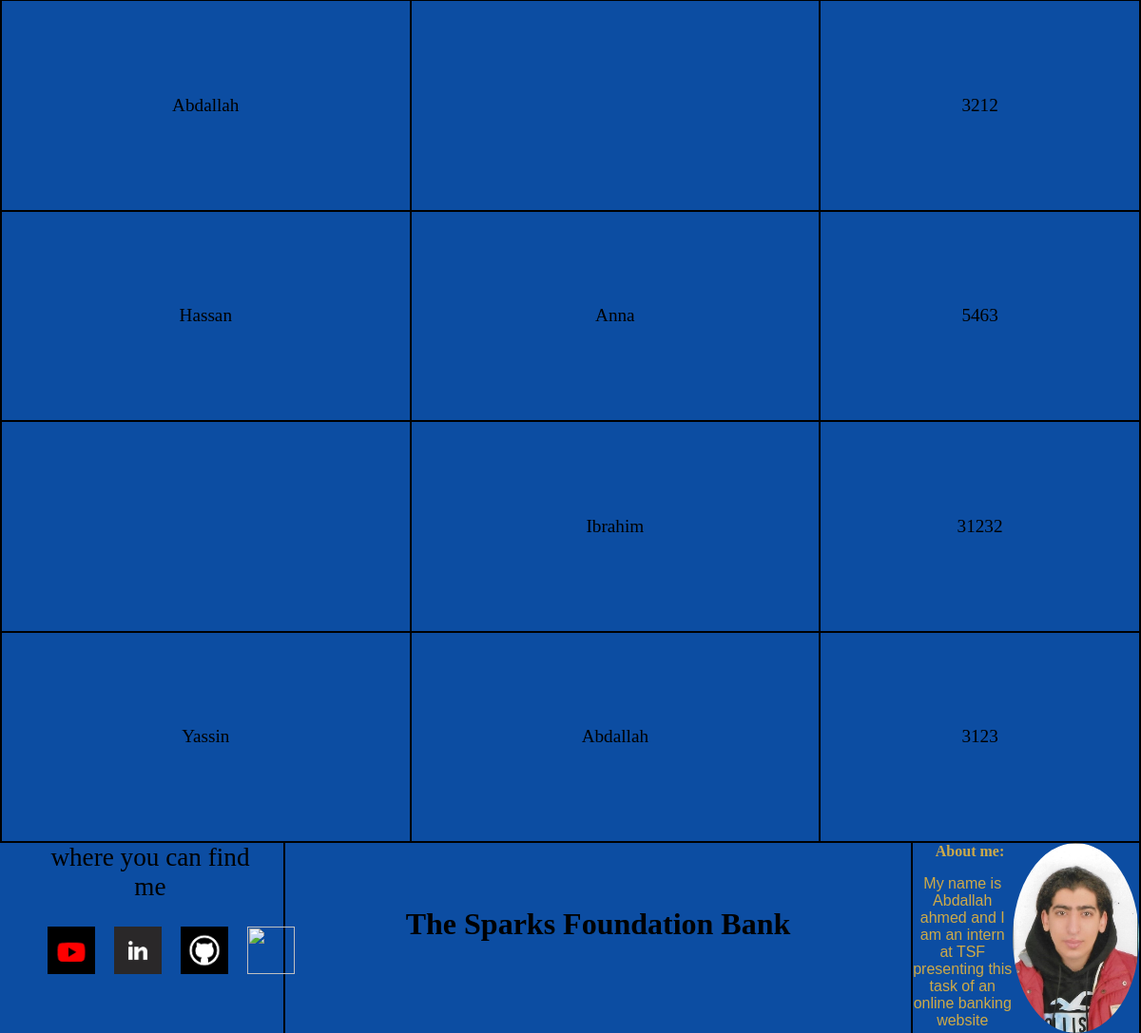
The app's page /transaction_history.php (lower part), older data.
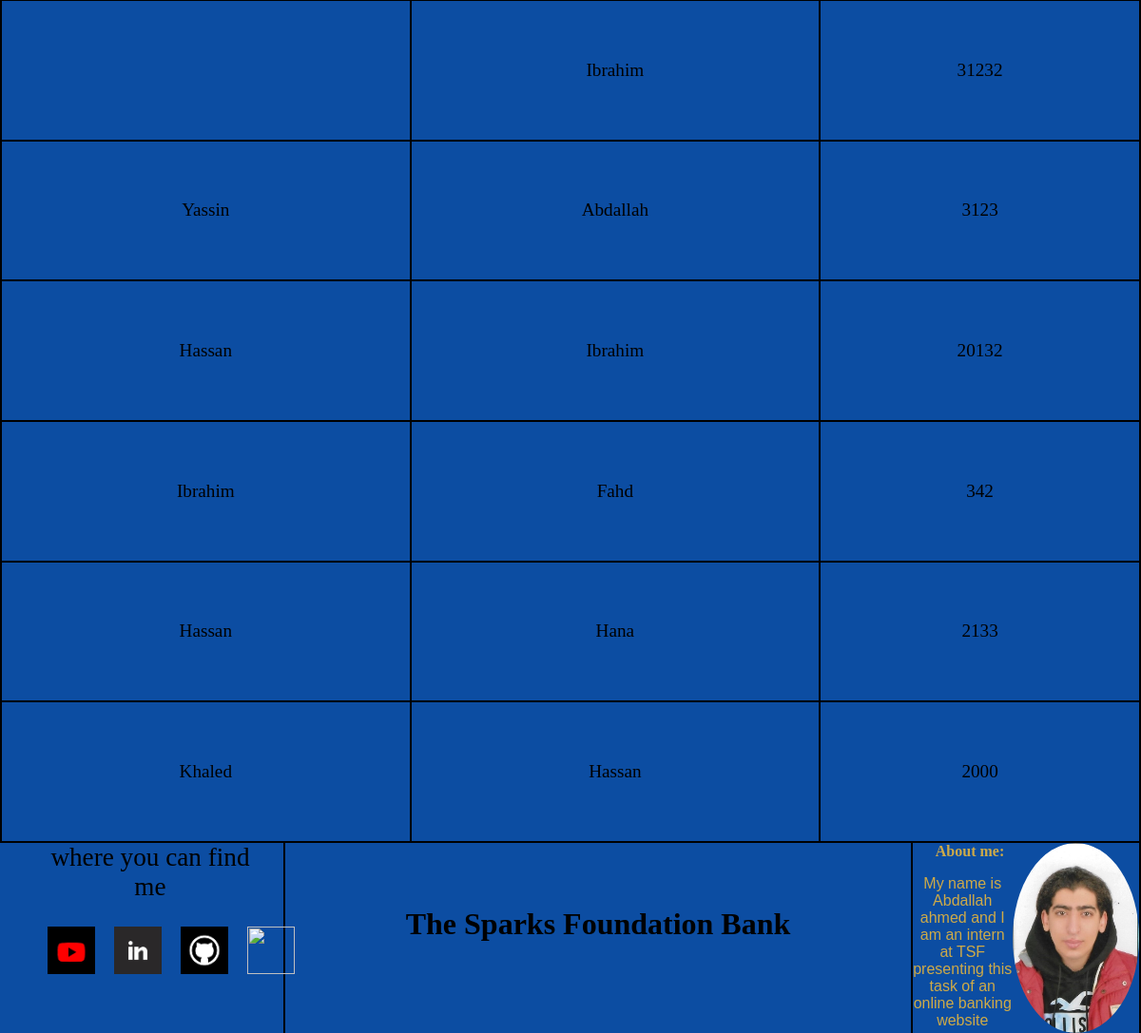
The same page, newer data.
### tables this page shows
CREATE TABLE `transactions` (
  `sender` varchar(255) NOT NULL,
  `receiver` varchar(255) NOT NULL,
  `amount` int(11) NOT NULL
);

### transaction_history.php (the view, shortened to what this page needs)
<?php
require_once 'includes/database.php';
include 'includes/head.php';
include 'includes/header.php';
?>
<section class="main-body-container-2"  >
  <table class="table-content">
  <?php
  $sql_tranactions = "SELECT * FROM transactions";
  $result= mysqli_query($conn, $sql_tranactions);
  $row_count= mysqli_num_rows($result);
  ?>
      <tbody>
          <?php
          if ($row_count>0)
          {
              while($row = mysqli_fetch_assoc($result))
              {
          echo "  <tr>
                  <td>$row[sender]    </td>
                  <td>$row[receiver]  </td>
                  <td>$row[amount] </td>
                  </tr>   ";
              }
          }
          else
          {
              echo "no results found.";
          }
          ?>
      </tbody>
  </table>
</section>
<?php
    include 'includes/footer.php';
    ?>

Row changes from the older to the newer data that the page shows:
no longer on this page (row unchanged): transactions: sender "Abdallah", amount "3212"
no longer on this page (row unchanged): transactions: sender "Hassan", receiver "Anna", amount "5463"
added transactions: sender "Hassan", receiver "Ibrahim", amount "20132"
added transactions: sender "Ibrahim", receiver "Fahd", amount "342"
added transactions: sender "Hassan", receiver "Hana", amount "2133"
added transactions: sender "Khaled", receiver "Hassan", amount "2000"
